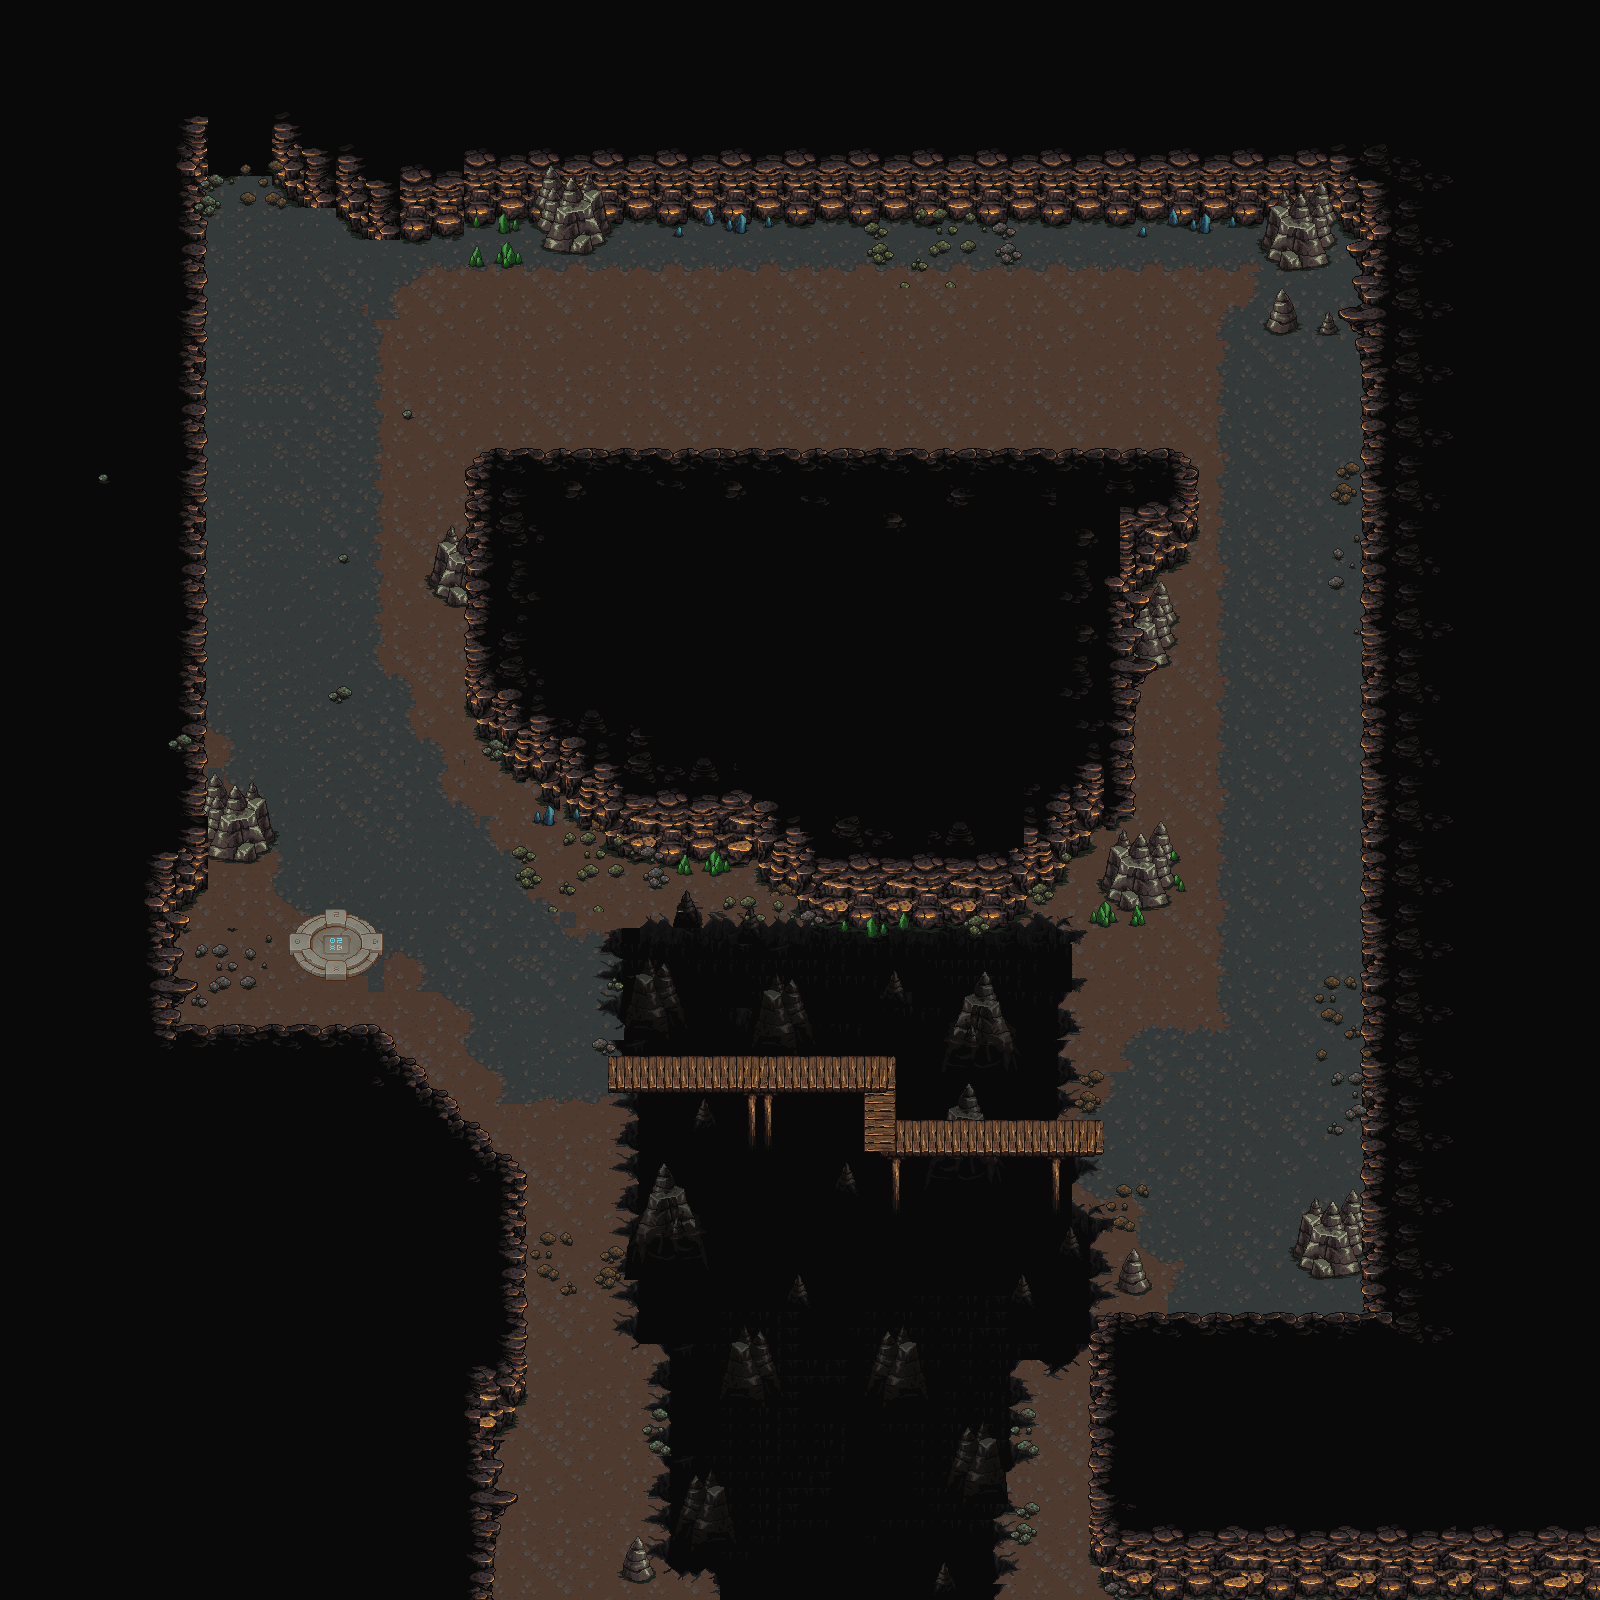

A level layout from a 2D game, rendered from its tile map. Below: a short description, then the map file with tile-grid data replaced by summaries:
An orthogonal 100x100 tile map with 16x16 px tiles, 9 tile layers (Tile Layer 8, ground, ground-stone, hole, ...), 6 tilesets and 86 objects (14x BabySpider, Durin The Blacksmith, Start Point, End Point).

<map version="1.10" tiledversion="1.10.2" orientation="orthogonal" renderorder="right-down" width="100" height="100" tilewidth="16" tileheight="16" infinite="0" nextlayerid="16" nextobjectid="134">
 <editorsettings>
  <export target="tilemap02..tmx" format="tmx" />
 </editorsettings>
 <tileset firstgid="1" source="MainLev2.0.tsx" />
 <tileset firstgid="9793" source="decorative.tsx" />
 <tileset firstgid="11353" source="tilesets1.tsx" />
 <tileset firstgid="19545" source="MainLev2.0.tsx" />
 <tileset firstgid="29337" source="tilesets1.tsx" />
 <tileset firstgid="37529" source="tilesets1.tsx" />
 <layer id="14" name="Tile Layer 8" width="100" height="100">
  <data>[10000 cells, 0 non-empty, 0 distinct tile ids]</data>
 </layer>
 <layer id="1" name="ground" width="100" height="100">
  <data>[10000 cells, 10000 non-empty, 64 distinct tile ids]</data>
 </layer>
 <layer id="8" name="ground-stone" width="100" height="100">
  <data>[10000 cells, 2840 non-empty, 156 distinct tile ids]</data>
 </layer>
 <layer id="7" name="hole" width="100" height="100">
  <data>[10000 cells, 1270 non-empty, 127 distinct tile ids]</data>
 </layer>
 <layer id="10" name="decorate" width="100" height="100">
  <data>[10000 cells, 775 non-empty, 376 distinct tile ids]</data>
 </layer>
 <layer id="6" name="struct" width="100" height="100">
  <data>[10000 cells, 6165 non-empty, 434 distinct tile ids]</data>
 </layer>
 <layer id="9" name="top-struct" width="100" height="100">
  <data>[10000 cells, 106 non-empty, 78 distinct tile ids]</data>
 </layer>
 <layer id="11" name="top-decorate" width="100" height="100">
  <data>[10000 cells, 713 non-empty, 396 distinct tile ids]</data>
 </layer>
 <layer id="15" name="Tile Layer 9" width="100" height="100">
  <data>[10000 cells, 4 non-empty, 4 distinct tile ids]</data>
 </layer>
 <objectgroup id="2" name="NPC">
  <object id="66" name="Durin The Blacksmith" x="553.182" y="1145.85" width="26" height="20.6667" />
 </objectgroup>
 <objectgroup id="3" name="Player">
  <object id="131" name="Start Point" x="335.833" y="944.5" />
  <object id="133" name="End Point" x="323.667" y="932.5" width="23.3333" height="22" />
 </objectgroup>
 <objectgroup id="4" name="Collision">
  <object id="1" x="284.667" y="120" width="1075.33" height="102" />
  <object id="2" x="1360.33" y="220" width="97.6667" height="1144" />
  <object id="3" x="105.333" y="150.333" width="104.333" height="737.333" />
  <object id="4" x="208" y="1364" width="1150" height="84" />
  <object id="26" x="1283" y="1237" width="78.3333" height="46" />
  <object id="27" x="1112.34" y="1273.67" width="45.6666" height="26.6666" />
  <object id="29" x="896.667" y="971.5" width="185.333" height="147.167" />
  <object id="30" x="618.667" y="971.833" width="280.667" height="84.8333" />
  <object id="31" x="618.667" y="1092" width="244.833" height="272.667" />
  <object id="32" x="864.667" y="1152" width="241.5" height="210.667" />
  <object id="33" x="484" y="460.667" width="702.167" height="45.3333" />
  <object id="34" x="1062.67" y="505" width="55.6667" height="309.208" />
  <object id="37" x="803" y="875" width="221" height="51" />
  <object id="38" x="933" y="816" width="129" height="58" />
  <object id="39" x="617" y="810" width="147" height="51.75" />
  <object id="40" x="761.333" y="848" width="41.6667" height="47" />
  <object id="41" x="581" y="771" width="38" height="43" />
  <object id="42" x="537" y="745" width="43" height="61" />
  <object id="43" x="489.5" y="705" width="45" height="63" />
  <object id="44" x="483.083" y="459.416" width="22.6667" height="278" />
  <object id="45" x="511.25" y="769.5" width="24.25" height="12.5" />
  <object id="46" x="567" y="807.25" width="11.75" height="11.25" />
  <object id="47" x="580.25" y="815.25" width="36" height="15.5" />
  <object id="48" x="605.5" y="830.25" width="10.75" height="18.5" />
  <object id="49" x="1062" y="813.333" width="25.6667" height="49.2917" />
  <object id="50" x="1087" y="813.333" width="31.8409" height="18.0909" />
  <object id="51" x="1097.08" y="868.667" width="81.5833" height="39.3333" />
  <object id="52" x="207.75" y="823.917" width="77.75" height="47.8333" />
  <object id="53" x="422" y="549" width="43.6666" height="56" />
  <object id="54" x="354" y="221.5" width="108.5" height="17" />
  <object id="55" x="533.5" y="223" width="75" height="31" />
  <object id="56" x="1261.17" y="318.5" width="43.3333" height="20" />
  <object id="57" x="1312.5" y="326.167" width="31.1667" height="11.3333" />
  <object id="58" x="1255.5" y="220.333" width="85.1667" height="53.6667" />
  <object id="59" x="1115.41" y="506.5" width="89.1364" height="50.5" />
  <object id="60" x="1116.5" y="613.758" width="67.1667" height="53.7424" />
  <object id="61" x="1024.67" y="875.333" width="30.6667" height="13.6667" />
  <object id="62" x="548.545" y="1142.95" width="36" height="26" />
  <object id="68" x="204.667" y="1037.67" width="171.833" height="145" />
  <object id="69" x="376" y="1173.33" width="151.5" height="189.333" />
  <object id="88" x="104" y="888" width="65" height="142" />
  <object id="96" x="372" y="1044" width="28.5" height="133.5" />
  <object id="98" x="400" y="1080" width="31" height="98.5" />
  <object id="100" x="431.5" y="1111.5" width="32" height="69.5" />
  <object id="101" x="463.5" y="1150" width="33.5" height="35.5" />
  <object id="102" x="495.5" y="1168.5" width="16.5" height="20.5" />
  <object id="114" x="1062.75" y="813.625" width="61" height="41.125" />
  <object id="116" x="1114.61" y="554.386" width="72.3182" height="44.7045" />
  <object id="117" x="461.75" y="699.25" width="24" height="38.25" />
  <object id="126" x="209.333" y="195.333" width="74.6667" height="26" />
 </objectgroup>
 <objectgroup id="13" name="HideObject">
  <object id="87" x="210" y="766.333" width="76.3333" height="60.6667" />
  <object id="89" x="165.5" y="887" width="40.5" height="163" />
  <object id="90" x="202.5" y="1014.5" width="198" height="38" />
  <object id="91" x="396.5" y="1023" width="34" height="60" />
  <object id="92" x="432" y="1057" width="30" height="61.5" />
  <object id="93" x="463.5" y="1088.5" width="30" height="69.5" />
  <object id="94" x="495" y="1108.5" width="28" height="65.5" />
  <object id="103" x="463.333" y="438.667" width="745.091" height="26" />
  <object id="104" x="1180.67" y="462.667" width="27.7878" height="48.3333" />
  <object id="106" x="1237.45" y="281.818" width="71.4545" height="38.1818" />
  <object id="107" x="1304.18" y="307.091" width="42.7273" height="20.7273" />
  <object id="108" x="1336" y="240" width="25.3333" height="120.333" />
  <object id="109" x="1115.94" y="580.636" width="75.1212" height="33.3031" />
  <object id="110" x="1071" y="831.375" width="124.75" height="39.625" />
  <object id="111" x="1248" y="1178" width="113" height="58.6667" />
  <object id="112" x="1094" y="1240.33" width="66.6667" height="33" />
  <object id="113" x="389.667" y="516.667" width="76.6667" height="33.6667" />
  <object id="115" x="1118.36" y="667.273" width="71.0909" height="164.364" />
  <object id="118" x="459.5" y="464.5" width="22.25" height="235.25" />
 </objectgroup>
 <objectgroup id="12" name="Enemies">
  <object id="8" name="BabySpider" x="1168" y="1000" width="23" height="23" />
  <object id="9" name="BabySpider" x="1220" y="732" width="20" height="28" />
  <object id="11" name="BabySpider" x="336" y="504" width="30" height="30" />
  <object id="12" name="BabySpider" x="752" y="324" width="22" height="36" />
  <object id="13" name="BabySpider" x="1146" y="352" width="14" height="16" />
  <object id="14" name="BabySpider" x="1268" y="898" width="18" height="12" />
  <object id="15" name="BabySpider" x="1228" y="1126" width="18" height="24" />
  <object id="19" name="BabySpider" x="278" y="670" width="28.6667" height="31.3333" />
  </objectgroup>
</map>
<!-- 6 of 86 objects omitted -->
